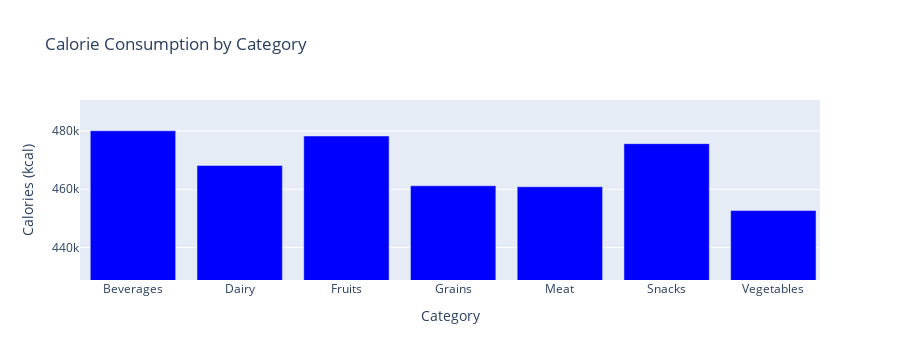

This figure's notebook cell:
### Markdown cell above
## Calorie Consumption by Category

### Code cell
category_data = DF.groupby('Category')['Calories (kcal)'].sum().reset_index()

fig = go.Figure(data=[
    go.Bar(
        name='Calories',
        x=category_data['Category'], 
        y=category_data['Calories (kcal)'],
        marker=dict(color='blue'))])

fig.update_layout(
    title='Calorie Consumption by Category',
    xaxis_title='Category',
    yaxis_title='Calories (kcal)',
    template='plotly')

fig.show()

### Figure 1 — Plotly figure (JSON) as saved in the notebook; plotly's stock layout.template omitted (floating-point values rounded to 4 significant figures)
{"data": [{"marker": {"color": "blue"}, "name": "Calories", "type": "bar", "x": ["Beverages", "Dairy", "Fruits", "Grains", "Meat", "Snacks", "Vegetables"], "y": [480074, 468181, 478273, 461196, 460867, 475650, 452698]}], "layout": {"autosize": true, "height": 360, "title": {"text": "Calorie Consumption by Category"}, "xaxis": {"autorange": false, "range": [-0.4963, 6.437], "title": {"text": "Category"}, "type": "category"}, "yaxis": {"autorange": false, "range": [428900.0, 490600.0], "title": {"text": "Calories (kcal)"}, "type": "linear"}}}
